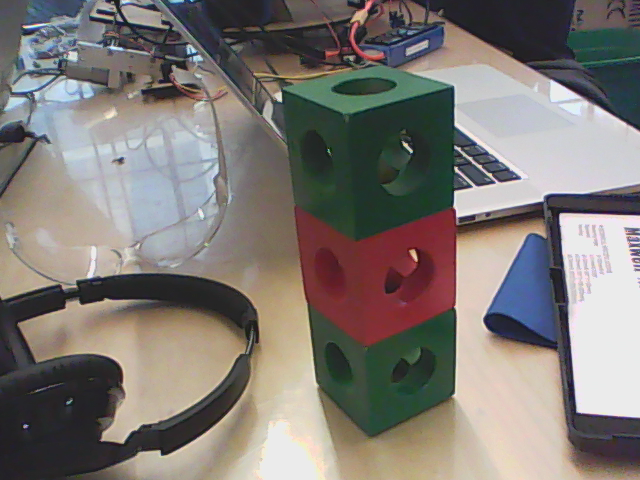
//> input picture vision/3cubes.png, 640 x 480 px
$ ./shapes 3cubes.png   (built with g++ and OpenCV 4)
//> lines starting //> are read from the running program, lines starting //| are printed output that depends on the picture; after the words box and inside, x2 and y2 are one past the last pixel; in counts of white or black regions, pixels touching at a corner belong together
/**
 * @function findContours_Demo.cpp
 * @brief Demo code to find contours in an image
 * @author OpenCV team
 */

#include "opencv2/highgui/highgui.hpp"
#include "opencv2/imgproc/imgproc.hpp"
#include <iostream>
#include <stdio.h>
#include <stdlib.h>
#include <math.h>

using namespace cv;
using namespace std;

Mat src; Mat src_gray;
int thresh = 175;
int max_thresh = 255;
RNG rng(12345);

/// Function header
void thresh_callback(int, void* );

/**
 * @function main
 */
int main( int, char** argv )
{
  /// Load source image and convert it to gray
  src = imread( argv[1], 1 );
//> src is the input picture: 480 rows x 640 cols, CV_8UC3; mean B, G, R 116.8, 121.2, 127

  /// Convert image to gray and blur it
  cvtColor( src, src_gray, COLOR_BGR2GRAY );
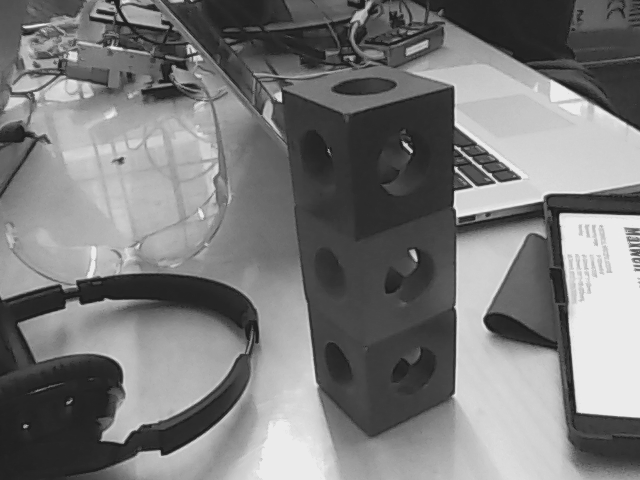
//> src_gray: 480 rows x 640 cols, CV_8UC1; min 30, max 236, mean 122.3
  blur( src_gray, src_gray, Size(3,3) );

  /// Create Window
  const char* source_window = "Source";
  namedWindow( source_window, WINDOW_AUTOSIZE );
  imshow( source_window, src );

  createTrackbar( " Canny thresh:", "Source", &thresh, max_thresh, thresh_callback );
  thresh_callback( 0, 0 );

  waitKey(0);
  return(0);
}

/**
 * @function thresh_callback
 */
void thresh_callback(int, void* )
{
  Mat canny_output;
  vector<vector<Point> > contours;
  vector<Vec4i> hierarchy;
  vector<vector<Point> > hexagons;
  vector<Point> approxit;

  /// Detect edges using canny
  Canny( src_gray, canny_output, thresh, thresh*2, 3 );
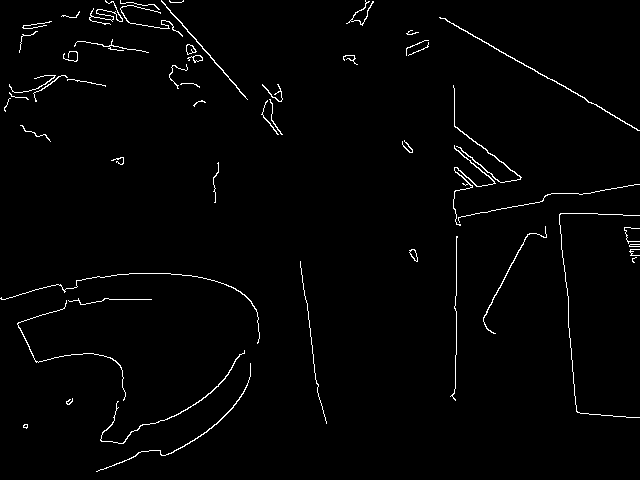
//> canny_output: 480 rows x 640 cols, CV_8UC1; 1.7% white in thin lines or dots
  /// Find contours
  findContours( canny_output, contours, hierarchy, CV_RETR_TREE, CV_CHAIN_APPROX_SIMPLE, Point(0, 0) );
//> contours = 56 contours, 37 with area under 20; largest, box (x1, y1, x2, y2) and area: (439, 17, 640, 131) 110, (100, 350, 245, 444) 84, (161, 0, 248, 100) 82, (453, 85, 522, 183) 82, (96, 363, 251, 472) 76

  /// Draw contours
  Mat drawing = Mat::zeros( canny_output.size(), CV_8UC3 );
  int cuenta = 0;
  for( size_t i = 0; i< contours.size(); i++ )
     {

       approxPolyDP(contours[i], approxit, sqrt(contourArea(contours[i]))*0.05, true);
//       printf("--------------------------------\nNumber of vectors in contour and aprox #%d: %d, %d \n---------------------------------",i,contours[i].size(),approxit.size());
       if(approxit.size() == 6) {
        Scalar color = Scalar( rng.uniform(0, 255), rng.uniform(0,255), rng.uniform(0,255) );
	hexagons.push_back(approxit);drawContours( drawing, hexagons, cuenta, color, 2),cuenta++;
        Moments mu = moments( approxit, false ); Point2f mc = Point2f( mu.m10/mu.m00 , mu.m01/mu.m00 );
        circle(drawing, mc, 3,color, 1);
}
     }
//> this loop made 56 passes
//> drawing: 480 rows x 640 cols, CV_8UC3; every value is 0
//> after the loop, approxit = contour of 149 points, box (x1, y1, x2, y2) (89, 0, 123, 25), area 24; hexagons = 0 contours
  printf("Number of contours, hexagons: %d, %d\n\n\n", contours.size(),cuenta);
//| Number of contours, hexagons: 56, 0

  /// Show in a window
  namedWindow( "Contours", WINDOW_AUTOSIZE );
  imshow( "Contours", drawing );
}

$ run again, on vision/cubeA1.png
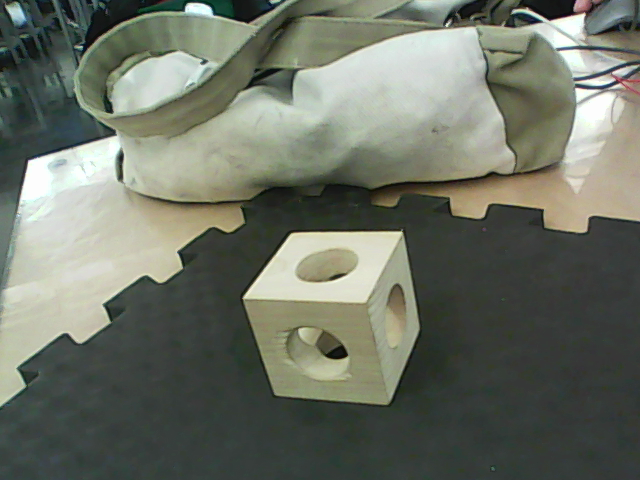
//> input picture vision/cubeA1.png, 640 x 480 px
//> src is the input picture: 480 rows x 640 cols, CV_8UC3; mean B, G, R 101.3, 113.7, 108.4
//> in thresh_callback, `Canny( src_gray, canny_output, thresh, thresh*2, 3 );`:
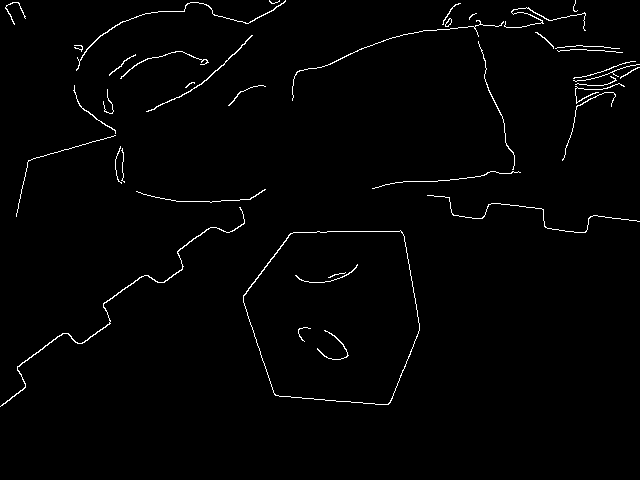
//> canny_output: 480 rows x 640 cols, CV_8UC1; 1.4% white in thin lines or dots, all inside (x1, y1, x2, y2) = (0, 0, 640, 407)
//> contours = 41 contours, 28 with area under 20; largest, box (x1, y1, x2, y2) and area: (243, 230, 420, 405) 24774, (243, 230, 420, 405) 24713, (0, 207, 245, 407) 180, (76, 0, 286, 71) 70, (146, 35, 253, 112) 68
//> the loop in thresh_callback, `for( size_t i = 0; i< contours.size(); i++ )` made 41 passes
//> (cuenta, mc) on passes 1 to 2: (1, Point(335.2, 315.4)), (2, Point(335.6, 315.1))
//> after the loop in thresh_callback, `for( size_t i = 0; i< contours.size(); i++ )`:
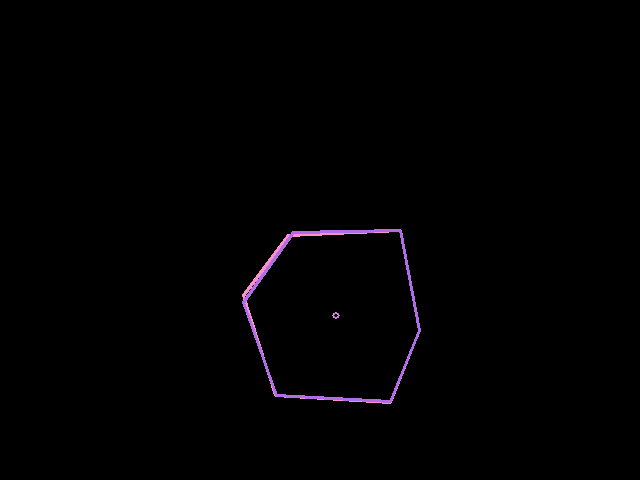
//> drawing: 480 rows x 640 cols, CV_8UC3; mean B, G, R 1.7, 0.9, 1.5
//> after the loop in thresh_callback, `for( size_t i = 0; i< contours.size(); i++ )`: approxit = contour of 13 points, box (x1, y1, x2, y2) (269, 0, 280, 4), area 3
//| Number of contours, hexagons: 41, 2

$ run again, on vision/cubeA2.png
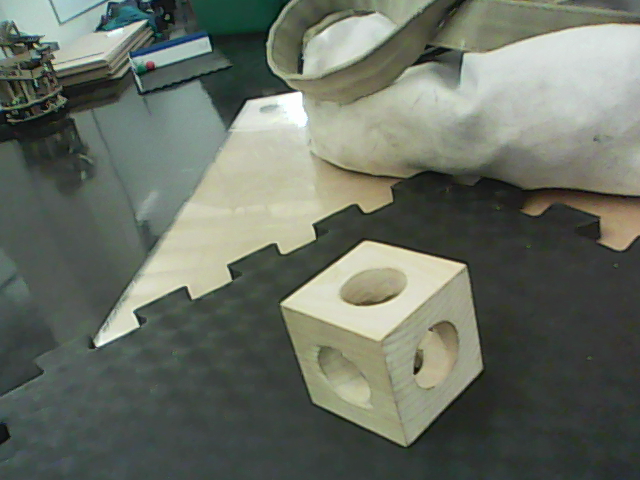
//> input picture vision/cubeA2.png, 640 x 480 px
//> src is the input picture: 480 rows x 640 cols, CV_8UC3; mean B, G, R 99.8, 111, 104.4
//> in thresh_callback, `Canny( src_gray, canny_output, thresh, thresh*2, 3 );`:
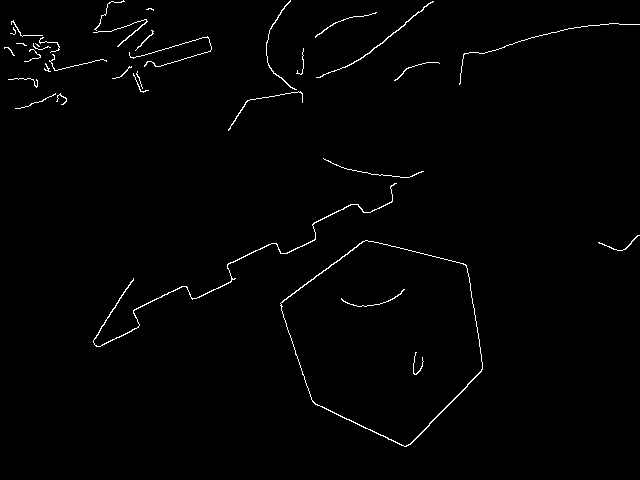
//> canny_output: 480 rows x 640 cols, CV_8UC1; 1.1% white in thin lines or dots
//> contours = 35 contours, 28 with area under 20; largest, box (x1, y1, x2, y2) and area: (280, 240, 483, 447) 28900, (280, 240, 483, 447) 28716, (93, 183, 397, 347) 180, (316, 1, 434, 78) 69, (266, 0, 297, 90) 42, (93, 19, 148, 47) 26, (228, 91, 303, 131) 21
//> the loop in thresh_callback, `for( size_t i = 0; i< contours.size(); i++ )` made 35 passes
//> mc on passes 1, 2, 23: Point(385.6, 337.7), Point(385.9, 337.9), Point(23.5, 44)
//> after the loop in thresh_callback, `for( size_t i = 0; i< contours.size(); i++ )`:
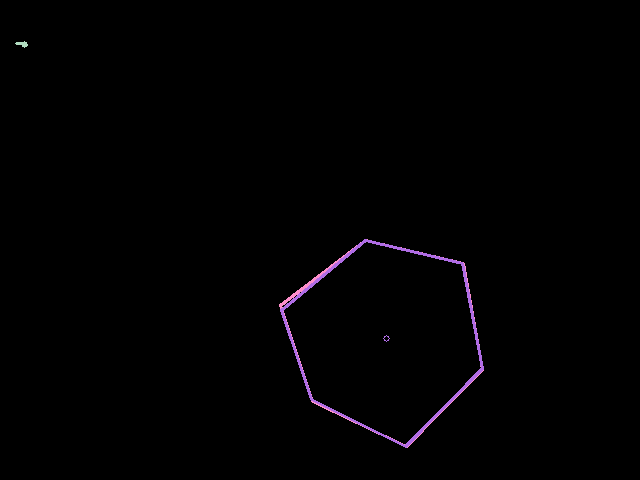
//> drawing: 480 rows x 640 cols, CV_8UC3; mean B, G, R 1.7, 0.9, 1.5
//> after the loop in thresh_callback, `for( size_t i = 0; i< contours.size(); i++ )`: approxit = contour of 49 points, box (x1, y1, x2, y2) (94, 0, 125, 31), area 10
//| Number of contours, hexagons: 35, 3
